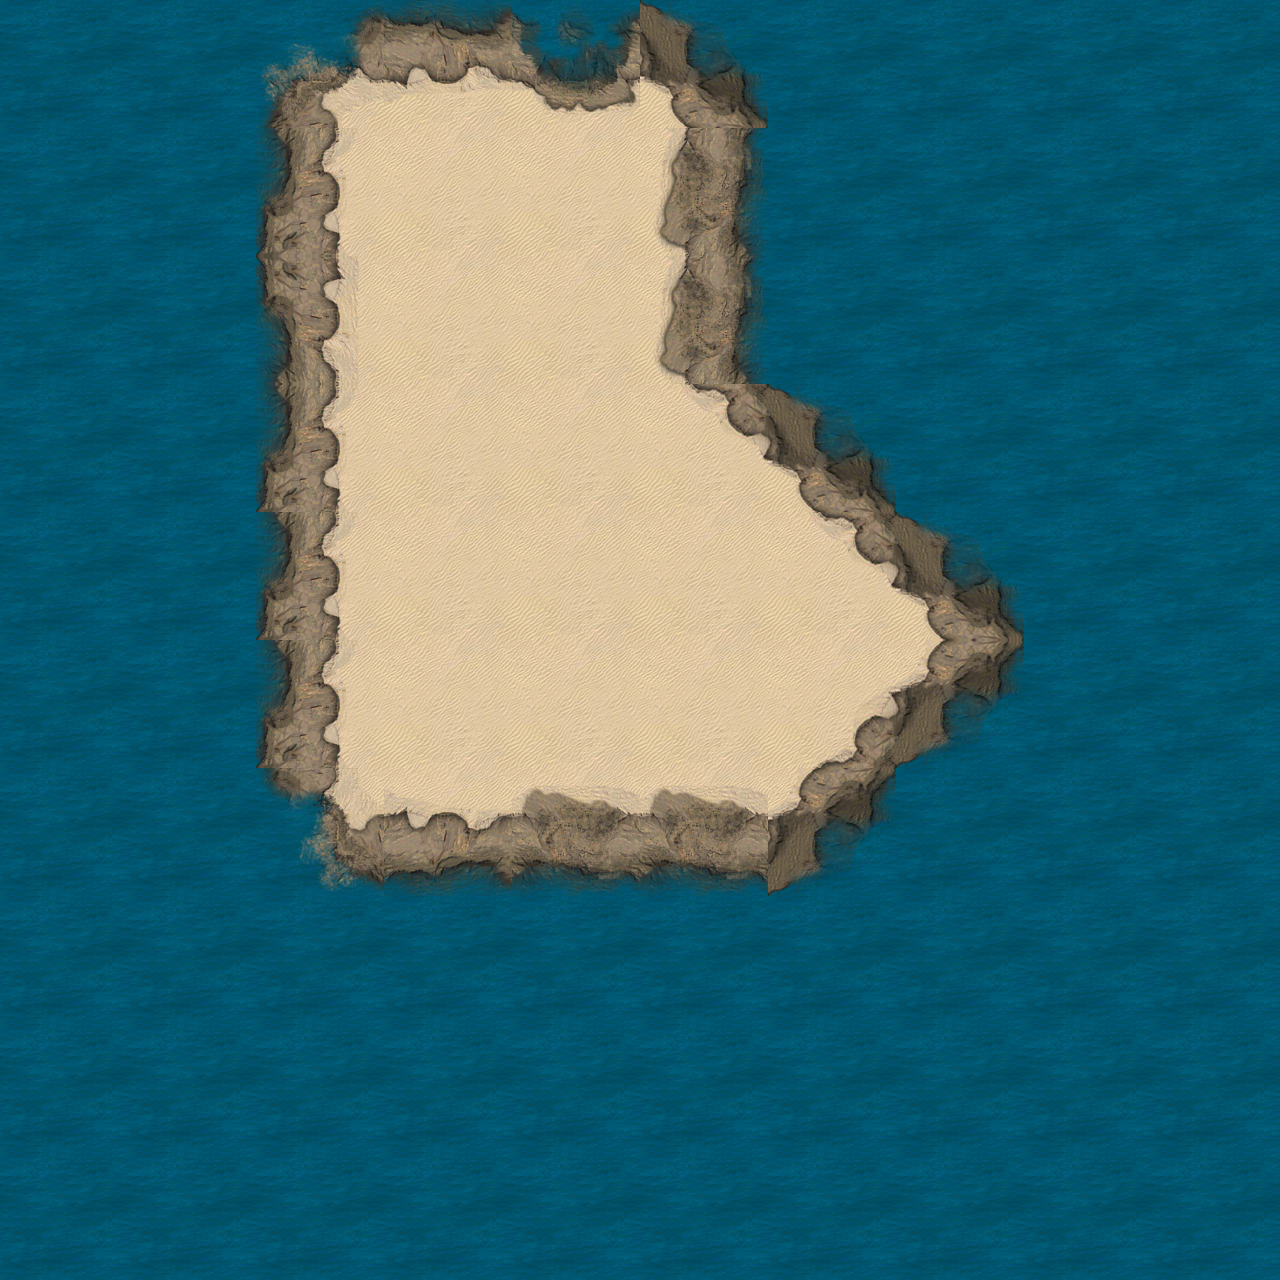

A level layout from a 2D game, rendered from its tile map. Below: a short description, then the map file with its tile-grid data intact:
An orthogonal 10x10 tile map with 128x128 px tiles, 2 tile layers (Water, Ground), 3 tilesets and 44 objects.

<map version="1.0" orientation="orthogonal" width="10" height="10" tilewidth="128" tileheight="128">
 <tileset firstgid="1" name="ground" tilewidth="128" tileheight="128">
  <image source="ground.png" width="1024" height="1024" />
  <tile id="1">
   <properties>
    <property name="name" value="second" />
   </properties>
  </tile>
 </tileset>
 <tileset firstgid="65" name="water" tilewidth="128" tileheight="128">
  <image source="water.png" width="128" height="128" />
  <tile id="0">
   <properties>
    <property name="death" value="sinking" />
    <property name="name" value="water" />
   </properties>
  </tile>
 </tileset>
 <tileset firstgid="66" name="Trees" tilewidth="128" tileheight="128">
  <image source="trees.png" width="704" height="704" />
 </tileset>
 <layer name="Water" width="10" height="10">
  <data>
   <tile gid="65" />
   <tile gid="65" />
   <tile gid="65" />
   <tile gid="65" />
   <tile gid="65" />
   <tile gid="65" />
   <tile gid="65" />
   <tile gid="65" />
   <tile gid="65" />
   <tile gid="65" />
   <tile gid="65" />
   <tile gid="65" />
   <tile gid="65" />
   <tile gid="0" />
   <tile gid="0" />
   <tile gid="65" />
   <tile gid="65" />
   <tile gid="65" />
   <tile gid="65" />
   <tile gid="65" />
   <tile gid="65" />
   <tile gid="65" />
   <tile gid="65" />
   <tile gid="0" />
   <tile gid="0" />
   <tile gid="65" />
   <tile gid="65" />
   <tile gid="65" />
   <tile gid="65" />
   <tile gid="65" />
   <tile gid="65" />
   <tile gid="65" />
   <tile gid="65" />
   <tile gid="0" />
   <tile gid="0" />
   <tile gid="0" />
   <tile gid="65" />
   <tile gid="65" />
   <tile gid="65" />
   <tile gid="65" />
   <tile gid="65" />
   <tile gid="65" />
   <tile gid="65" />
   <tile gid="0" />
   <tile gid="0" />
   <tile gid="0" />
   <tile gid="0" />
   <tile gid="65" />
   <tile gid="65" />
   <tile gid="65" />
   <tile gid="65" />
   <tile gid="65" />
   <tile gid="65" />
   <tile gid="0" />
   <tile gid="0" />
   <tile gid="0" />
   <tile gid="0" />
   <tile gid="65" />
   <tile gid="65" />
   <tile gid="65" />
   <tile gid="65" />
   <tile gid="65" />
   <tile gid="65" />
   <tile gid="65" />
   <tile gid="65" />
   <tile gid="65" />
   <tile gid="65" />
   <tile gid="65" />
   <tile gid="65" />
   <tile gid="65" />
   <tile gid="65" />
   <tile gid="65" />
   <tile gid="65" />
   <tile gid="65" />
   <tile gid="65" />
   <tile gid="65" />
   <tile gid="65" />
   <tile gid="65" />
   <tile gid="65" />
   <tile gid="65" />
   <tile gid="65" />
   <tile gid="65" />
   <tile gid="65" />
   <tile gid="65" />
   <tile gid="65" />
   <tile gid="65" />
   <tile gid="65" />
   <tile gid="65" />
   <tile gid="65" />
   <tile gid="65" />
   <tile gid="65" />
   <tile gid="65" />
   <tile gid="65" />
   <tile gid="65" />
   <tile gid="65" />
   <tile gid="65" />
   <tile gid="65" />
   <tile gid="65" />
   <tile gid="65" />
   <tile gid="65" />
  </data>
 </layer>
 <layer name="Ground" width="10" height="10">
  <data>
   <tile gid="0" />
   <tile gid="0" />
   <tile gid="7" />
   <tile gid="5" />
   <tile gid="57" />
   <tile gid="43" />
   <tile gid="0" />
   <tile gid="0" />
   <tile gid="0" />
   <tile gid="0" />
   <tile gid="0" />
   <tile gid="0" />
   <tile gid="28" />
   <tile gid="1" />
   <tile gid="1" />
   <tile gid="42" />
   <tile gid="0" />
   <tile gid="0" />
   <tile gid="0" />
   <tile gid="0" />
   <tile gid="0" />
   <tile gid="0" />
   <tile gid="44" />
   <tile gid="1" />
   <tile gid="1" />
   <tile gid="42" />
   <tile gid="0" />
   <tile gid="0" />
   <tile gid="0" />
   <tile gid="0" />
   <tile gid="0" />
   <tile gid="0" />
   <tile gid="28" />
   <tile gid="1" />
   <tile gid="1" />
   <tile gid="27" />
   <tile gid="43" />
   <tile gid="0" />
   <tile gid="0" />
   <tile gid="0" />
   <tile gid="0" />
   <tile gid="0" />
   <tile gid="28" />
   <tile gid="1" />
   <tile gid="1" />
   <tile gid="1" />
   <tile gid="27" />
   <tile gid="43" />
   <tile gid="0" />
   <tile gid="0" />
   <tile gid="0" />
   <tile gid="0" />
   <tile gid="28" />
   <tile gid="1" />
   <tile gid="1" />
   <tile gid="1" />
   <tile gid="59" />
   <tile gid="16" />
   <tile gid="0" />
   <tile gid="0" />
   <tile gid="0" />
   <tile gid="0" />
   <tile gid="48" />
   <tile gid="62" />
   <tile gid="61" />
   <tile gid="61" />
   <tile gid="16" />
   <tile gid="0" />
   <tile gid="0" />
   <tile gid="0" />
   <tile gid="0" />
   <tile gid="0" />
   <tile gid="0" />
   <tile gid="0" />
   <tile gid="0" />
   <tile gid="0" />
   <tile gid="0" />
   <tile gid="0" />
   <tile gid="0" />
   <tile gid="0" />
   <tile gid="0" />
   <tile gid="0" />
   <tile gid="0" />
   <tile gid="0" />
   <tile gid="0" />
   <tile gid="0" />
   <tile gid="0" />
   <tile gid="0" />
   <tile gid="0" />
   <tile gid="0" />
   <tile gid="0" />
   <tile gid="0" />
   <tile gid="0" />
   <tile gid="0" />
   <tile gid="0" />
   <tile gid="0" />
   <tile gid="0" />
   <tile gid="0" />
   <tile gid="0" />
   <tile gid="0" />
  </data>
 </layer>
 <objectgroup name="obj" width="10" height="10" visible="0" />
 <objectgroup name="Trees" width="10" height="10">
  <object gid="66" x="580" y="506" />
  <object gid="66" x="615" y="302" />
  <object gid="74" x="408" y="238" />
  <object gid="77" x="314" y="420" />
  <object gid="79" x="474" y="654" />
  <object gid="80" x="672" y="610" />
  <object gid="81" x="403" y="726" />
  <object gid="81" x="323" y="787" />
  <object gid="86" x="654" y="827" />
  <object gid="87" x="282" y="552" />
  <object gid="87" x="665" y="597" />
  <object gid="90" x="698" y="633" />
  <object gid="90" x="718" y="636" />
  <object gid="80" x="456" y="426" />
  <object gid="82" x="464" y="434" />
  <object gid="82" x="505" y="412" />
  <object gid="82" x="512" y="454" />
  <object gid="76" x="313" y="202" />
  <object gid="76" x="574" y="251" />
  <object gid="76" x="588" y="702" />
  <object gid="76" x="723" y="694" />
  <object gid="87" x="462" y="724" />
  <object gid="87" x="483" y="763" />
  <object gid="87" x="487" y="735" />
  <object gid="87" x="534" y="758" />
  <object gid="87" x="505" y="772" />
  <object gid="87" x="544" y="802" />
  <object gid="87" x="519" y="801" />
  <object gid="87" x="478" y="809" />
  <object gid="87" x="420" y="796" />
  <object gid="87" x="406" y="825" />
  <object gid="87" x="446" y="844" />
  <object gid="87" x="483" y="844" />
  <object gid="87" x="545" y="853" />
  <object gid="87" x="509" y="845" />
  <object gid="87" x="578" y="848" />
  <object gid="87" x="582" y="829" />
  <object gid="87" x="293" y="258" />
  <object gid="87" x="289" y="305" />
  <object gid="87" x="302" y="285" />
  <object gid="87" x="298" y="337" />
  <object gid="78" x="373" y="615" />
  <object gid="78" x="301" y="639" />
  <object gid="78" x="336" y="671" />
 </objectgroup>
</map>
